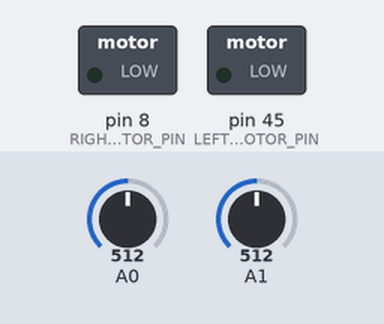
The sketch below on a simulated Arduino Mega 2560, built with avr-gcc and run on an emulated ATmega2560. Shown: switched loads named in the sketch (green lamp = pin HIGH). The test bench sets the inputs (shaded band); at power-on: A0 = 512, A1 = 512.

Above: at 1.2 s.
1.3 s: A0 set to 306
At 1.43 s:
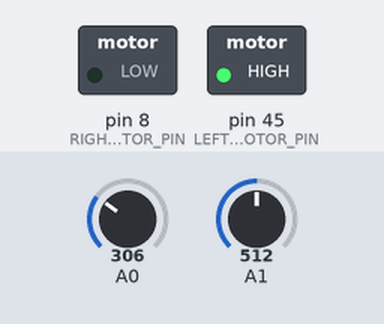
4.3 s: A1 set to 306
At 4.42 s:
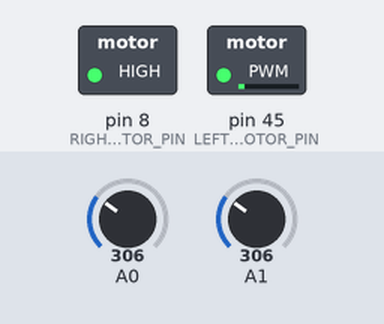
7.3 s: A0 set to 122
10.3 s: A1 set to 122
11.8 s: A0 set to 511
At 12.5 s:
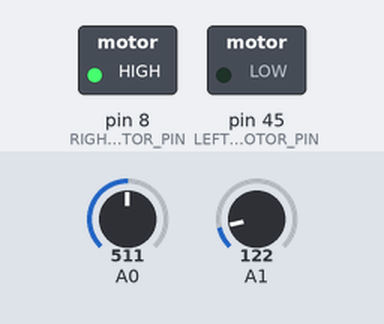
13.3 s: A0 set to 0
At 14.8 s:
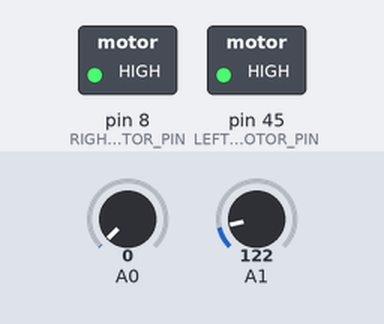
Timing chart, 0 to 15.8 s (numbered marks = the images above; inputs shaded):
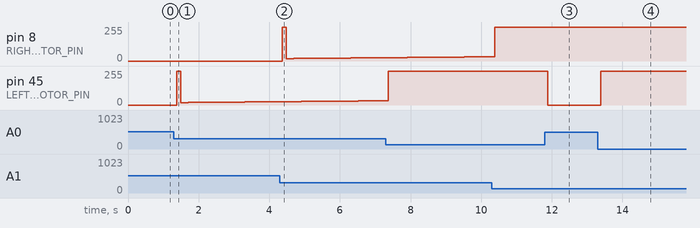

Measured:
- after the input at 1.3 s, pin 45 (LEFT_MOTOR_PIN): 0/255 → 255/255 after 0.08 s, → 18/255 0.11 s later, → 19/255 0.21 s later, → 20/255 0.43 s later, … (9 changes in this stretch)
- after the input at 4.3 s, pin 8 (RIGHT_MOTOR_PIN): 0/255 → 255/255 after 0.07 s, → 18/255 0.11 s later, → 19/255 0.21 s later, → 20/255 0.43 s later, … (9 changes in this stretch)
- after the input at 11.8 s, pin 45 (LEFT_MOTOR_PIN): 255/255 → 0/255 after 0.09 s
- after the input at 13.3 s, pin 45 (LEFT_MOTOR_PIN): 0/255 → 255/255 after 0.09 s

The sketch:

seg4145lab1.ino
```cpp
/******************************************************************************
 * Students:
 *   (7267012) William Gardiner
 *   (7865198) Dylan Greene
 * Course Info:
 *   SEG 4145
 *   Lab 1
 *
 * seg4145lab1
 *   The main file for Lab 1. Contains the setup and the loop.
 *
 * Date:
 *   15 January 2019
 *****************************************************************************/
#include <string.h>
#include <unistd.h>
#include <SoftwareSerial.h>

#include "proc_startup_message.h"
#include "proc_follow_path.h"
#include "proc_halt.h"
#include "intr_motor_v2.h"

// Global Variables
SoftwareSerial LCD = SoftwareSerial(0, LCD_PIN); // The LCD display.

/******************************************************************************
* setup
*   Performs the required setup before the loop is called.
*
* Parameters:
*   None
*
* Returns:
*   void
*****************************************************************************/
void setup() {

  // Interface Setup
//  lcdSetup();
  motorSetupV2();
//  ledSetup();

  // Startup Messge
//   displayStartupMessage();

}

/******************************************************************************
* loop
*   Runs the lab excercise.
*
* Parameters:
*   None
*
* Returns:
*   void
*****************************************************************************/
void loop() {
//  runPath1(false);
//  delay(5000);
//  runPath2(false);
//  halt();
//  rotateRight();
  forwardV2();
}
```

cont_movement.h
```cpp
#ifndef CONT_MOVEMENT_H
#define CONT_MOVEMENT_H
/******************************************************************************
 * Students:
 *   (7267012) William Gardiner
 *   (7865198) Dylan Greene
 * Course Info:
 *   SEG 4145
 *   Common Utility
 *
 * cont_movement
 *   This module acts as acontroller for the movement of the robot.
 *
 * Date:
 *   15 January 2019
 *****************************************************************************/
#include "intr_lcd_display.h"
#include "intr_motor.h"

// Footprints
void turnLeft(float rotations);
void turnRight(float rotations);
void moveForwardTime(float duration);
void moveBackwardTime(float duration);
void stopMovement();

/******************************************************************************
* turnLeft
*   Turns the robot CCW a certain number of rotations.
*
* Parameters:
*   float rotations - Then number of rotations
*
* Returns:
*   void
*****************************************************************************/
void turnLeft(float rotations) {
  displayCenteredMessage("Turning", "Left");
  rotateLeft();
  delay(getLeftRotationTime(rotations));
  stopMovement();
}

/******************************************************************************
* turnRight
*   Turns the robot CW a certain number of rotations.
*
* Parameters:
*   float rotations - Then number of rotations
*
* Returns:
*   void
*****************************************************************************/
void turnRight(float rotations) {
  displayCenteredMessage("Turning", "Right");
  rotateRight();
  delay(getRightRotationTime(rotations));
  stopMovement();
}

/******************************************************************************
* moveForwardTime
*   Move the robot forward for a given duration.
*
* Parameters:
*   float duration - The duration of the movement in milliseconds
*
* Returns:
*   void
*****************************************************************************/
void moveForwardTime(float duration) {
  displayCenteredMessage("Moving", "Forward");
  forward();
  delay(duration);
  stopMovement();
}

/******************************************************************************
* moveBackwardTime
*   Move the robot backward for a given duration.
*
* Parameters:
*   float duration - The duration of the movement in milliseconds
*
* Returns:
*   void
*****************************************************************************/
void moveBackwardTime(float duration) {
  displayCenteredMessage("Moving", "Backward");
  backward();
  delay(duration);
  stopMovement();
}

/******************************************************************************
* stopMovment
*   Stops the robot.
*
* Parameters:
*   None
*
* Returns:
*   void
*****************************************************************************/
void stopMovement() {
  displayCenteredMessage("Stopped", "");
  stopMotors();
}

#endif
```

intr_led.h
```cpp
/******************************************************************************
 * Students:
 *   (7267012) William Gardiner
 *   (7865198) Dylan Greene
 * Course Info:
 *   SEG 4145
 *   Common Utility
 *
 * intr_led
 *   This module acts as a hardware interface for the LED.
 *
 * Date:
 *   15 January 2019
 *****************************************************************************/
#ifndef INTR_LED_H
#define INTR_LED_H
#include "Arduino.h"

// Physical Properties
#define LED_PIN 13  // The pin the Arduino LED is on

// Signatures
void ledSetup();
void ledOn();
void ledOff();

/******************************************************************************
* ledSetup
*   Prepares the LED to be used.
*
* Parameters:
*   None
*
* Returns:
*   void
*****************************************************************************/
void ledSetup() {
  pinMode(LED_PIN, OUTPUT);
}

/******************************************************************************
* ledOn
*   Turns the LED on.
*
* Parameters:
*   None
*
* Returns:
*   void
*****************************************************************************/
void ledOn() {
  digitalWrite(LED_PIN, HIGH);
}

/******************************************************************************
* ledOn
*   Turns the LED off.
*
* Parameters:
*   None
*
* Returns:
*   void
*****************************************************************************/
void ledOff() {
  digitalWrite(LED_PIN, LOW);
}
#endif
```

intr_motor.h
```cpp
#ifndef INTR_MOTOR_H
#define INTR_MOTOR_H
/******************************************************************************
 * Students:
 *   (7267012) William Gardiner
 *   (7865198) Dylan Greene
 * Course Info:
 *   SEG 4145
 *   Common Utility
 *
 * intr_motor
 *   This module acts as a hardware interface for the left and right motor.
 *   They are treated as a single unit for simplicity.
 *
 * Date:
 *   15 January 2019
 *****************************************************************************/
#include "Arduino.h"

// Physical Properties
#define LEFT_MOTOR_PIN         45   // The pin for the left motor
#define RIGHT_MOTOR_PIN         8   // The pin for the right motor
#define MOTOR_LEFT_FORWARD    191.5 // Pulse width required to move the left wheel forward
#define MOTOR_LEFT_BACKWARD   100.0 // Pulse width required to move the left wheel backward
#define MOTOR_RIGHT_FORWARD    80.0 // Pulse width required to move the right wheel forward
#define MOTOR_RIGHT_BACKWARD  191.5 // Pulse width required to move the right wheel backward
#define MOTOR_ALL_STOP          0.0 // Pulse width required to stop a wheel

// Observed Properties
#define ROTATION_TIME_LEFT  3000.0  // Time in milliseconds for the robot to make a full rotation CCW
#define ROTATION_TIME_RIGHT 2500.0  // Time in milliseconds for the robot to make a full rotation CW
#define SPEED                 30.0  // Speed of robot in cm/s (heavily estimated)

/******************************************************************************
* motorSetup
*   Prepares the motors to be used.
*
* Parameters:
*   None
*
* Returns:
*   void
*****************************************************************************/
void motorSetup(){
  pinMode(LEFT_MOTOR_PIN, OUTPUT);
  pinMode(RIGHT_MOTOR_PIN, OUTPUT);
}


/******************************************************************************
* forward
*   Moves the robot forward.
*
* Parameters:
*   None
*
* Returns:
*   void
*****************************************************************************/
void forward() {
  analogWrite (LEFT_MOTOR_PIN, MOTOR_LEFT_FORWARD);
  analogWrite (RIGHT_MOTOR_PIN, MOTOR_RIGHT_FORWARD);
}

/******************************************************************************
* backward
*   Moves the robot backward.
*
* Parameters:
*   None
*
* Returns:
*   void
*****************************************************************************/
void backward() {
  analogWrite (LEFT_MOTOR_PIN, MOTOR_LEFT_BACKWARD);
  analogWrite (RIGHT_MOTOR_PIN, MOTOR_RIGHT_BACKWARD);
}

/******************************************************************************
* rotateLeft
*   Rotates the robot left.
*
* Parameters:
*   None
*
* Returns:
*   void
*****************************************************************************/
void rotateLeft() {
  analogWrite (LEFT_MOTOR_PIN, MOTOR_LEFT_BACKWARD);
  analogWrite (RIGHT_MOTOR_PIN, MOTOR_RIGHT_FORWARD);
}

/******************************************************************************
* rotateRight
*   Rotates the robot right.
*
* Parameters:
*   None
*
* Returns:
*   void
*****************************************************************************/
void rotateRight() {
  analogWrite (LEFT_MOTOR_PIN, MOTOR_LEFT_FORWARD);
  analogWrite (RIGHT_MOTOR_PIN, MOTOR_RIGHT_BACKWARD);
}

/******************************************************************************
* stopMotors
*   Stops both motors.
*
* Parameters:
*   None
*
* Returns:
*   void
*****************************************************************************/
void stopMotors() {
  analogWrite (LEFT_MOTOR_PIN, MOTOR_ALL_STOP);
  analogWrite (RIGHT_MOTOR_PIN, MOTOR_ALL_STOP);
}

/******************************************************************************
* getLeftRotationTime
*   Calculates the time required to make a given number of rotations CCW.
*
* Parameters:
*   float rotations - The number of rotations
*
* Returns:
*   The calculated time
*****************************************************************************/
float getLeftRotationTime(float rotations) {
  return ROTATION_TIME_LEFT * rotations;
}

/******************************************************************************
* getRightRotationTime
*   Calculates the time required to make a given number of rotations CW.
*
* Parameters:
*   float rotations - The number of rotations
*
* Returns:
*   The calculated time
*****************************************************************************/
float getRightRotationTime(float rotations) {
  return ROTATION_TIME_RIGHT * rotations;
}

/******************************************************************************
* getForwardTime
*   Calculates the time required to move the robot forward a certain distance.
*   This function is more of a plcae holder. It is not required for lab 1, but
*   it is part of the interface that would be ideal for these motor.
*
* Parameters:
*   float distance - The distance in centimeteres
*
* Returns:
*   The calculated time
*****************************************************************************/
float getForwardTime(float distance) {
  return distance/SPEED;
}

/******************************************************************************
* getBackwardTime
*   Calculates the time required to move the robot backward a certain distance.
*   This function is more of a plcae holder. It is not required for lab 1, but
*   it is part of the interface that would be ideal for these motor.
*
* Parameters:
*   float distance - The distance in centimeteres
*
* Returns:
*   The calculated time
*****************************************************************************/
float getBackwardTime(float distance) {
  return distance/SPEED;
}
#endif
```

intr_motor_v2.h
```cpp
#ifndef INTR_MOTOR_V2_H
#define INTR_MOTOR_V2_H
/******************************************************************************
 * Students:
 *   (7267012) William Gardiner
 *   (7865198) Dylan Greene
 * Course Info:
 *   SEG 4145
 *   Common Utility
 *
 * intr_motor
 *   This module acts as a hardware interface for the left and right motor.
 *   They are treated as a single unit for simplicity.
 *
 * Date:
 *   15 January 2019
 *****************************************************************************/
#include "Arduino.h"
#include "intr_lcd_display.h"
#include <PID_v1.h>

//// Physical Properties
//#define LEFT_MOTOR_PIN         45   // The pin for the left motor
//#define RIGHT_MOTOR_PIN         8   // The pin for the right motor
#define LEFT_SENSOR_PIN        48   // The pin of the left wheel sensor
#define RIGHT_SENSOR_PIN       49   // The pint of the right sensor
//#define MOTOR_LEFT_FORWARD    191.5 // Pulse width required to move the left wheel forward
//#define MOTOR_LEFT_BACKWARD    10.0 // Pulse width required to move the left wheel backward
//#define MOTOR_RIGHT_FORWARD    10.0 // Pulse width required to move the right wheel forward
//#define MOTOR_RIGHT_BACKWARD  191.5 // Pulse width required to move the right wheel backward
//#define MOTOR_ALL_STOP          0.0 // Pulse width required to stop a wheel
//
//// Observed Properties
//#define ROTATION_TIME_LEFT  3000.0  // Time in milliseconds for the robot to make a full rotation CCW
//#define ROTATION_TIME_RIGHT 2500.0  // Time in milliseconds for the robot to make a full rotation CW
//#define SPEED                 30.0  // Speed of robot in cm/s (heavily estimated)

// PID
double kp = 2, ki = 0.3, kd = 0.5;
double lIn, rIn, lOut, rOut, lSet, rSet;
PID lPID = PID(&lIn, &lOut, &lSet, kp, ki, kd, DIRECT);
PID rPID = PID(&rIn, &rOut, &rSet, kp, ki, kd, DIRECT);

/******************************************************************************
* motorSetup
*   Prepares the motors to be used.
*
* Parameters:
*   None
*
* Returns:
*   void
*****************************************************************************/
void motorSetupV2(){
  pinMode(LEFT_MOTOR_PIN, OUTPUT);
  pinMode(RIGHT_MOTOR_PIN, OUTPUT);
  pinMode(LEFT_SENSOR_PIN, INPUT);
  pinMode(RIGHT_SENSOR_PIN, INPUT);
  lPID.SetMode(AUTOMATIC);
  rPID.SetMode(AUTOMATIC);
}


/******************************************************************************
* forward
*   Moves the robot forward.
*
* Parameters:
*   None
*
* Returns:
*   void
*****************************************************************************/
void forwardV2() {
  analogWrite (LEFT_MOTOR_PIN, MOTOR_LEFT_FORWARD);
  analogWrite (RIGHT_MOTOR_PIN, MOTOR_RIGHT_FORWARD);
  lSet = 315;
  rSet = 315;
  while(true) {
    lIn = analogRead(LEFT_SENSOR_PIN);
    rIn = analogRead(RIGHT_SENSOR_PIN);
    lPID.Compute();
    rPID.Compute();
    analogWrite(LEFT_MOTOR_PIN, lOut);
    analogWrite(RIGHT_MOTOR_PIN, rOut);

    LCD.write(COMMAND_MODE);
    LCD.write(cursorPosition(0, 0));
    LCD.print(lOut);
    delay(LCD_DELAY);

    LCD.write(COMMAND_MODE);
    LCD.write(cursorPosition(1, 0));
    LCD.print(rOut);
    delay(LCD_DELAY);
  }
}

/******************************************************************************
* backward
*   Moves the robot backward.
*
* Parameters:
*   None
*
* Returns:
*   void
*****************************************************************************/
//void backward() {
//  analogWrite (LEFT_MOTOR_PIN, MOTOR_LEFT_BACKWARD);
//  analogWrite (RIGHT_MOTOR_PIN, MOTOR_RIGHT_BACKWARD);
//}
//
///******************************************************************************
//* rotateLeft
//*   Rotates the robot left.
//*
//* Parameters:
//*   None
//*
//* Returns:
//*   void
//*****************************************************************************/
//void rotateLeft() {
//  analogWrite (LEFT_MOTOR_PIN, MOTOR_LEFT_BACKWARD);
//  analogWrite (RIGHT_MOTOR_PIN, MOTOR_RIGHT_FORWARD);
//}
//
///******************************************************************************
//* rotateRight
//*   Rotates the robot right.
//*
//* Parameters:
//*   None
//*
//* Returns:
//*   void
//*****************************************************************************/
//void rotateRight() {
//  analogWrite (LEFT_MOTOR_PIN, MOTOR_LEFT_FORWARD);
//  analogWrite (RIGHT_MOTOR_PIN, MOTOR_RIGHT_BACKWARD);
//}
//
///******************************************************************************
//* stopMotors
//*   Stops both motors.
//*
//* Parameters:
//*   None
//*
//* Returns:
//*   void
//*****************************************************************************/
//void stopMotors() {
//  analogWrite (LEFT_MOTOR_PIN, MOTOR_ALL_STOP);
//  analogWrite (RIGHT_MOTOR_PIN, MOTOR_ALL_STOP);
//}
//
///******************************************************************************
//* getLeftRotationTime
//*   Calculates the time required to make a given number of rotations CCW.
//*
//* Parameters:
//*   float rotations - The number of rotations
//*
//* Returns:
//*   The calculated time
//*****************************************************************************/
//float getLeftRotationTime(float rotations) {
//  return ROTATION_TIME_LEFT * rotations;
//}
//
///******************************************************************************
//* getRightRotationTime
//*   Calculates the time required to make a given number of rotations CW.
//*
//* Parameters:
//*   float rotations - The number of rotations
//*
//* Returns:
//*   The calculated time
//*****************************************************************************/
//float getRightRotationTime(float rotations) {
//  return ROTATION_TIME_RIGHT * rotations;
//}
//
///******************************************************************************
//* getForwardTime
//*   Calculates the time required to move the robot forward a certain distance.
//*   This function is more of a plcae holder. It is not required for lab 1, but
//*   it is part of the interface that would be ideal for these motor.
//*
//* Parameters:
//*   float distance - The distance in centimeteres
//*
//* Returns:
//*   The calculated time
//*****************************************************************************/
//float getForwardTime(float distance) {
//  return distance/SPEED;
//}
//
///******************************************************************************
//* getBackwardTime
//*   Calculates the time required to move the robot backward a certain distance.
//*   This function is more of a plcae holder. It is not required for lab 1, but
//*   it is part of the interface that would be ideal for these motor.
//*
//* Parameters:
//*   float distance - The distance in centimeteres
//*
//* Returns:
//*   The calculated time
//*****************************************************************************/
//float getBackwardTime(float distance) {
//  return distance/SPEED;
//}
#endif
```

Source omitted: proc_follow_path.h (6311 bytes), proc_startup_message.h (3791 bytes), intr_lcd_display.h (8392 bytes), proc_halt.h (815 bytes)
